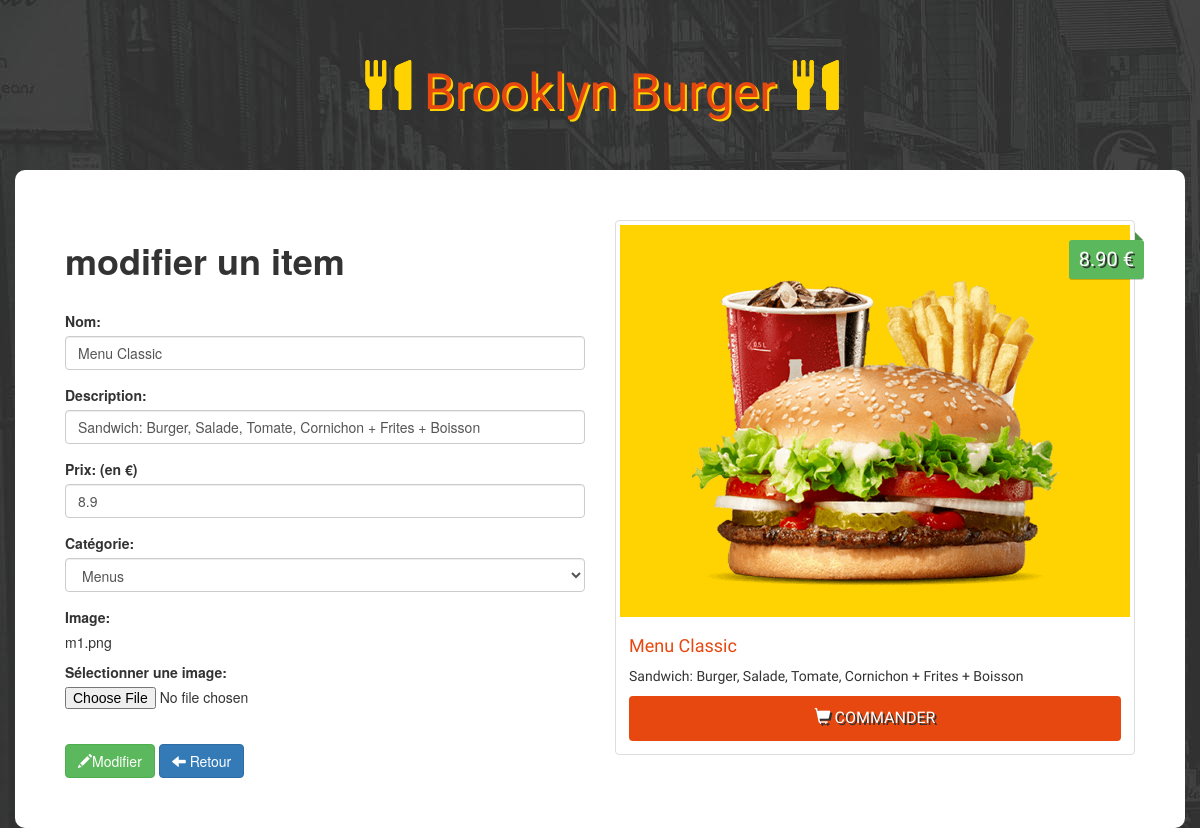
Screenshot of /admin/update.php?id=1 with the database file from the repository.
### tables this page shows
CREATE TABLE `items` (
  `id` int(11) NOT NULL,
  `name` varchar(100) NOT NULL,
  `description` varchar(255) NOT NULL,
  `price` float NOT NULL,
  `image` varchar(255) NOT NULL,
  `category` int(11) NOT NULL
);

### admin/update.php (the view, shortened to what this page needs)
<?php
    if(!empty($_GET['id']))
    {
        $id = checkInput($_GET['id']);
    }
    $name = $description = $price = $category = $image = "";
if(!empty($_POST))
{
    $name = checkInput($_POST['name']);
    $description = checkInput($_POST['description']);
    $price = checkInput($_POST['price']);
    $category = checkInput($_POST['category']);
    $image = checkInput($_FILES['image']['name']);
    $imagePath = '../images/' . basename($image);
    $imageExtension = pathinfo($imagePath, PATHINFO_EXTENSION);
    $isSuccess = true;
    if(empty($name))
    {
        $nameError = "Ce champ ne peut pas être vide";
        $isSuccess = false;
    }
    if(empty($description))
    {
        $descriptionError = "Ce champ ne peut pas être vide";
        $isSuccess = false;
    }
    if(empty($price))
    {
        $priceError = "Ce champ ne peut pas être vide";
        $isSuccess = false;
    }
    if(empty($category))
    {
        $categoryError = "Ce champ ne peut pas être vide";
        $isSuccess = false;
    }
    if(empty($image))
    {
        $isImageUpdated = false;
    }
    else {
        $isImageUpdated = true;
        $isUploadSuccess = true;
         if($imageExtension != "jpg" && $imageExtension != "png" && $imageExtension != "jpeg" && $imageExtension != "gif")
        {
            $imageError = "les fichiers autorises sont .jpg .png .jpeg et .gif";
            $isUploadSuccess = false;
        }
        if(file_exists($imagePath))
        {
            $imageError = "le fichier existe déjà";
            $isUploadSuccess = false;
        }
        if($_FILES["image"]["size"] > 2000000)
        {
            $imageError = "le fichier ne doit pas dépasser les 500KB";
            $isUploadSuccess = false;
        }
        if($isUploadSuccess)
        {
            if(!move_uploaded_file($_FILES["image"]["tmp_name"], $imagePath))
            {
                $imageError = "il y a eu une erreur lors du chargement";
                $isUploadSuccess = false;
            }
        }
    }
    if(($isSuccess && $isImageUpdated && $isUploadSuccess) || ($isSuccess && !$isImageUpdated))
    {
        $db = Database::connect();
        if($isImageUpdated)
        {
            $statement = $db->prepare("UPDATE items set name = ?, description = ?, price = ?, category = ?, image = ? WHERE id = ?");
            $statement->execute(array($name,$description,$price,$category,$image,$id));
        }
        else
        {
            $statement = $db->prepare("UPDATE items set name = ?, description = ?, price = ?, category = ? WHERE id = ?");
            $statement->execute(array($name,$description,$price,$category,$id));
        }
        Database::disconnect();
        header("Location: index.php");
        }
        else if($isImageUpdated && !$isUploadSuccess)
        {
            $db = Database::connect();
            $statement = $db->prepare("SELECT image FROM items WHERE id = ?");
            $statement->execute(array($id));
            $item = $statement->fetch();
            $image = $item['image'];
            Database::disconnect();
        }
}
    else
    {
        $db = Database::connect();
        $statement = $db->prepare("SELECT * FROM items WHERE id = ?");
        $statement->execute(array($id));
        $item = $statement->fetch();
        $name = $item['name'];
        $description = $item['description'];
        $price = $item['price'];
        $category = $item['category'];
        $image = $item['image'];
    }
function checkInput($data){
    $data = trim($data);
    $data = stripslashes($data);
    $data = htmlspecialchars($data);
    return $data;
}
?>
    <!DOCTYPE html>
    <html>
    <head>
        <link rel="stylesheet" href="https://maxcdn.bootstrapcdn.com/bootstrap/3.3.6/css/bootstrap.min.css">
        <link rel="stylesheet" href="../css/styles.css">
    </head>
    <body>
        <h1 class="text-logo"><span class="glyphicon glyphicon-cutlery"></span> Brooklyn Burger <span class="glyphicon glyphicon-cutlery"></span></h1>
        <div class="container admin">
            <div class="row">
                <div class="col-sm-6">
                    <h1><strong>modifier un item</strong></h1>
                    <br>
                    <form class="form" action="<?php echo 'update.php?id='. $id; ?>" method="post" role="form" enctype="multipart/form-data">
                        <div class="form-group ">
                            <label for="name">Nom:</label>
                            <input type="text " class="form-control" id="name" name="name" placeholder="nom" value="<?php echo $name; ?>">
                        </div>
                        <div class="form-group ">
                            <label for="description">Description:</label>
                            <input type="text " class="form-control" id="description" name="description" placeholder="Description" value="<?php echo $description; ?>">
                        </div>
                        <div class="form-group ">
                            <label for="price">Prix: (en €)</label>
                            <input type="number" step="0.01" class="form-control" id="price" name="price" placeholder="prix" value="<?php echo $price; ?>">
                        </div>
                        <div class="form-group ">
                            <label for="category">Catégorie:</label>
                            <select class="form-control" id="category" name="category">
                        <?php
                            $db = Database::connect();
                        foreach($db->query('SELECT * FROM categories') as $row)
                        {
                            if($row['id'] == $category)
                                echo '<option selected="selected" value="'. $row['id'] . '">' . $row['name'] .'</option>';
                            else
                                echo '<option value="'. $row['id'] . '">' . $row['name'] .'</option>';
                        }
                        ?>
                    </select>
                        </div>
                        <div class="form-group ">
                            <label>Image:</label>
                            <p>
                                <?php echo $image; ?>
                            </p>
                            <label for="image">Sélectionner une image: </label>
                            <input type="file" id="image" name="image">
                        </div>
                        <br>
                        <div class="form-actions">
                            <button type="submit" class="btn btn-success"><span class="glyphicon glyphicon-pencil"></span>Modifier</button>
                            <a class="btn btn-primary " href="index.php "><span class="glyphicon glyphicon-arrow-left "></span> Retour</a>
                        </div>
                    </form>
                </div>
                <div class="col-sm-6 site">
                    <div class="thumbnail">
                        <img src="<?php echo '../images/' . $image ; ?>" alt=" .. ">
                        <div class="price ">
                            <?php echo number_format((float)$price,2, '.', '') . ' €'; ?>
                        </div>
                        <div class="caption ">
                            <h4>
                                <?php echo $name; ?>
                            </h4>
                            <p>
                                <?php echo $description; ?>
                            </p>
                            <a href="# " class="btn btn-order " role="btn "><span class="glyphicon glyphicon-shopping-cart "></span> COMMANDER</a>
                        </div>
                    </div>
                </div>
            </div>
        </div>
    </body>
    </html>

### css/styles.css (style rules this page uses)
body { background: url(../images/ny.jpg); }
.site { font-family: 'Holtwood One SC', serif; }
.text-logo { font-family: 'Holtwood One SC', serif; color: #e7480f; text-shadow: 2px 2px #ffd301; font-size: 50px; padding: 40px 0px; text-align: center; }
.text-logo .glyphicon { color: #ffd301; text-shadow: 0px 0px #ffd301; }
.thumbnail > img { background: #ffd301; }
.price { background: #5cb85c; box-shadow: 0 1px rgba(0, 0, 0, 0.2); -moz-box-shadow: 0 1px rgba(0, 0, 0, 0.2); -webkit-box-shadow: 0 1px rgba(0, 0, 0, 0.2); color: #fff; text-shadow: 2px 2px #333; position: absolute; right: 6px; top: 20px; padding: 5px 10px; font-size: 20px; border-radius: 3px; }
.price:before { border: 4px solid transparent; border-bottom: 4px solid #4a934a; border-left: 4px solid #4a934a; content: ""; position: absolute; right: 1px; top: -8px; }
.caption > h4 { color: #e7480f; font-size: 18px; }
.btn-order { width: 100%; padding: 10px; font-size: 16px; color: #fff; background-color: #e7480f; text-shadow: 2px 2px #333; text-decoration: none; }
.admin { background: #fff; padding: 50px; border-radius: 10px; }

### rows the page displays
items: name "Menu Classic", description "Sandwich: Burger, Salade, Tomate, Cornichon + Frites + Boisson", price "8.9", image "m1.png", image (picture), price "8.90"

### other values shown
form field category "Menus"
